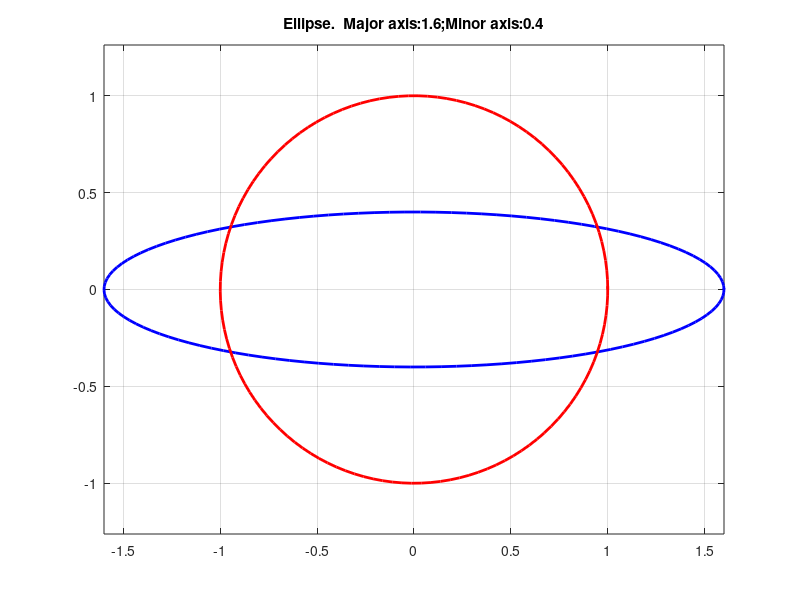
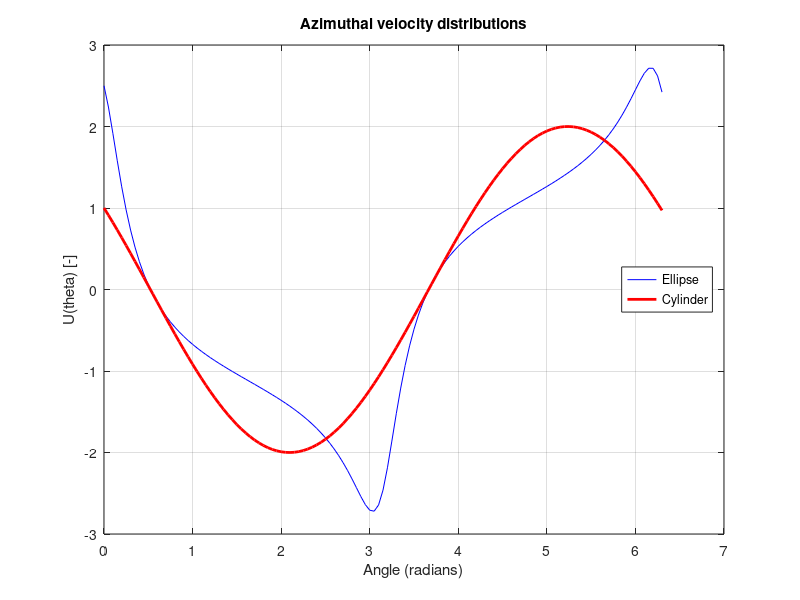
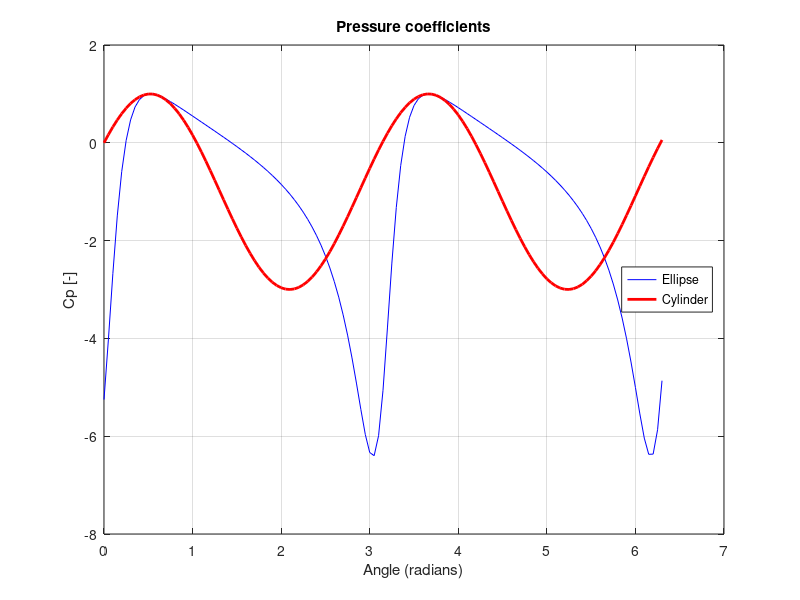
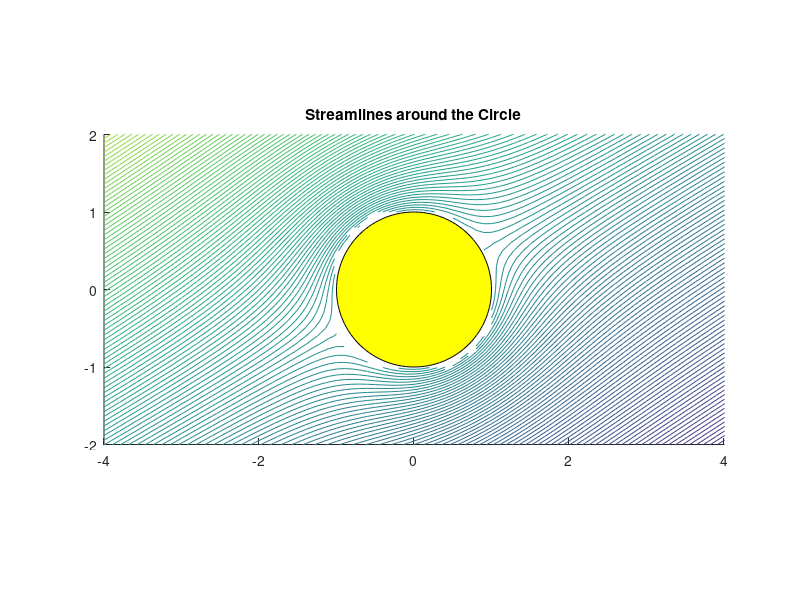

Write MATLAB code to recreate these figures, in order.
clear all 
close all 
clc

% Input data 
alphad = 30.;  % Angle of attack 
alpha = alphad*pi/180.;
a = 1.0;  % Radius of cylinder (a>c) 
ros = 0.25;  % ratio of semi-axes 
c = a*sqrt((1-ros)/(1+ros));  % Transformationconstant (zeta=z+c^2/z) 
c2 = c^2;

major_str = num2str(a+c2/a);  % Major axis 
minor_str = num2str(a-c2/a);  % Minor axis 
theta_str = num2str(alphad);

% Mesh 
x = meshgrid(-5:.1:5);
y = x';

% Complex mesh plane 
z = x + 1i*y;

% Exclusionof inside-circle points 
for n = 1:length(x) 
    for m = 1:length(y) 
        if abs(z(n,m)) <=  a - 5e-4 
        z(n,m) = NaN;
        end 
    end 
end 

% Aerodynamic potential 
f = exp(-1i*alpha).*z + (exp(1i*alpha)*a^2)./z;

% Joukowsky Transformation
zeta = z + c2./z;

% Transformed potential;Is actually not needed or used 
fz=zeta*exp(-1i*alpha)+((a/c)^2*exp(1i*alpha)-exp(-1i*alpha))*(zeta/2-sqrt((zeta/2).^2-c^2));

% Velocity field around circle 
dfdz = exp(-1i*alpha) - (exp(1i*alpha)*a^2)./z.^2;
u1 = real(dfdz);
v1 = -imag(dfdz);

% Velocity field around ellipse 
W = dfdz./(1.-c2./z.^2);
u = real(W);
v = - imag(W);

% Contour of Circle and Ellipse 
angle = 0.0:.05:2*pi+.05;
z_circle = a*(cos(angle)+1i*sin(angle));
z_ellipse = z_circle+c2./z_circle;

% Check of transformationoncontour around the ellipse 
fcc = exp(-1i*alpha).*z_circle + (exp(1i*alpha)*a^2)./z_circle;
fee=z_ellipse*exp(-1i*alpha)+((a/c)^2*exp(1i*alpha)-exp(-1i*alpha))*(z_ellipse/2 .* sqrt((z_ellipse/2).^2-c^2));
dff=fcc-fee;  % Error function(should be zero to machine accuracy)

% Circle: Velocity oncontour 
dfcdz = exp(-1i*alpha) - (exp(1i*alpha)*a^2)./z_circle.^2;
uc1 = real(dfcdz);
vc1 = -imag(dfcdz);
uctheta = -uc1.*sin(angle)+vc1.*cos(angle);
wc = sqrt(uc1.^2+vc1.^2);

% Ellipse: Velocity oncontour 
Wa = dfcdz./(1.-c2./z_circle.^2);
ua = real(Wa);
va = - imag(Wa);
wa = sqrt(ua.^2+va.^2);

% Exploit sign of circle flow to define sign of ellipse flow oncontour 
for i=1:length(angle)
    watheta(i)=sign(uctheta(i))*wa(i);
end

% Plots of solutions 
figure (1)
plot(real(z_ellipse),imag(z_ellipse),'-b','LineWidth',2,'MarkerSize',8);
hold on
plot(real(z_circle),imag(z_circle),'-r','LineWidth',2,'MarkerSize',8);
axis equal 
title(strcat('Ellipse.  Major axis:',major_str,';Minor axis:',minor_str));
grid 
hold off

figure (2)
plot(angle,watheta,'-b',angle,uctheta,'-r','LineWidth',2);
grid 
xlabel('Angle (radians)');
ylabel('U(theta) [-]') 
title('Azimuthal velocity distributions');
legend('Ellipse','Cylinder','Location','East');
hold off

figure (3)
plot(angle,1.-(ua.^2+va.^2),'-b',angle,1.-(uc1.^2+vc1.^2),'-r','LineWidth',2);
title(strcat('Pressure coefficients'));
legend('Ellipse','Cylinder','Location','East');
xlabel('Angle (radians)');
ylabel('Cp [-]') 
grid 
hold off

figure (4)
hold on
contour(real(z),imag(z),imag(f),-5:.05:5) 
fill(real(z_circle),imag(z_circle),'y') 
axis equal 
axis([-4 4 -2 2]) 
title('Streamlines around the Circle');
hold off

figure (5)
hold on
contour(real(z),imag(z),real(f),-5:.05:5) 
fill(real(z_circle),imag(z_circle),'y') 
axis equal 
axis([-4 4 -2 2]) 
title('Iso-velocity potential lines around the Circle');
hold off

figure (6)
hold on
contour(real(zeta),imag(zeta),imag(f),-8:.05:8) 
fill(real(z_ellipse),imag(z_ellipse),'y') 
axis equal 
axis([-4 4 -2 2]) 
title('Streamlines around the Ellipse');
hold off

figure (7)
hold on
contour(real(zeta),imag(zeta),real(f),-8:.05:8) 
fill(real(z_ellipse),imag(z_ellipse),'y') 
axis equal 
axis([-4 4 -2 2]) 
title('Iso-velocity potential lines around the Ellipse');
hold off

figure (8)
scale=3.;
quiver(real(z),imag(z),u1,v1,scale) 
hold on
plot(real(z_circle),imag(z_circle),'k') 
axis equal 
axis([-3 3 -2 2]) 
title('Velocity vectors around the Circle');
hold off

figure (9)
scale=3.;
quiver(real(zeta),imag(zeta),u,v,scale) 
hold on
plot(real(z_ellipse),imag(z_ellipse),'k','linewidth',1) 
axis equal 
axis([-3 3 -2 2]) 
title('Velocity vectors around the Ellipse');
hold off